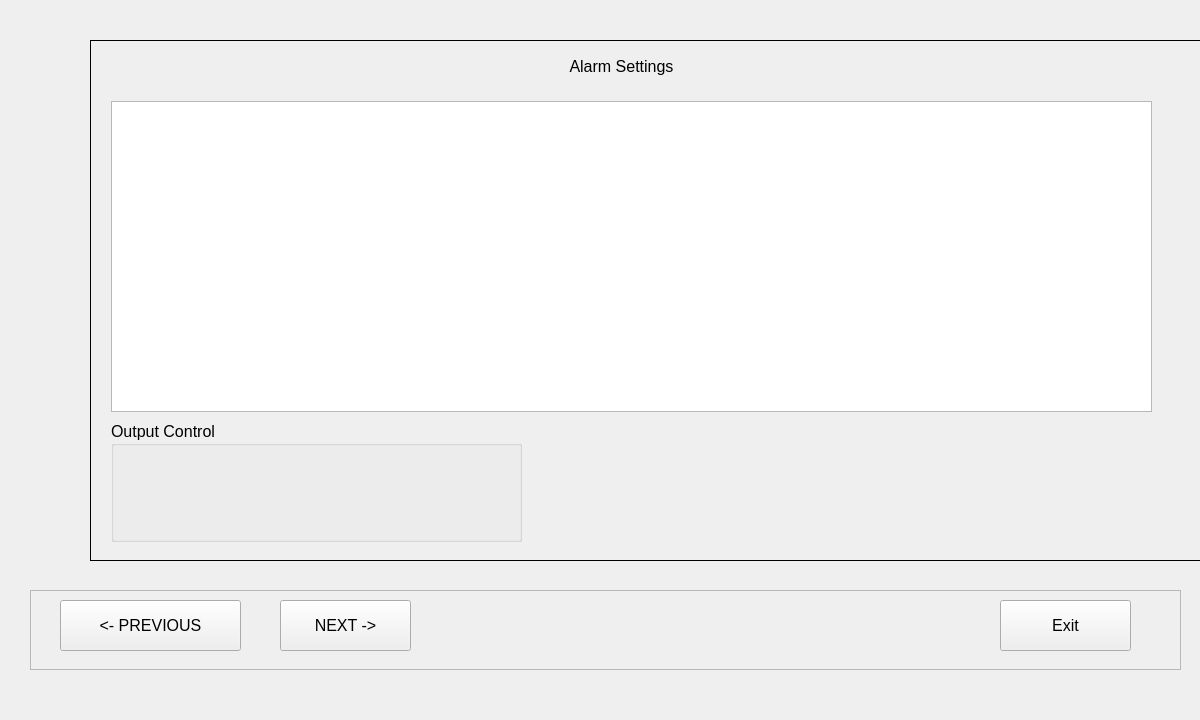
<?xml version="1.0" encoding="UTF-8"?>
<ui version="4.0">
 <class>frmStackConfig</class>
 <widget class="QWidget" name="frmStackConfig">
  <property name="geometry">
   <rect>
    <x>0</x>
    <y>0</y>
    <width>1200</width>
    <height>720</height>
   </rect>
  </property>
  <property name="font">
   <font>
    <pointsize>12</pointsize>
   </font>
  </property>
  <property name="windowTitle">
   <string>Form</string>
  </property>
  <widget class="QStackedWidget" name="stackedWidget">
   <property name="geometry">
    <rect>
     <x>90</x>
     <y>40</y>
     <width>1161</width>
     <height>521</height>
    </rect>
   </property>
   <property name="frameShape">
    <enum>QFrame::Panel</enum>
   </property>
   <property name="currentIndex">
    <number>2</number>
   </property>
   <widget class="QWidget" name="page">
    <widget class="QLabel" name="label_12">
     <property name="geometry">
      <rect>
       <x>490</x>
       <y>30</y>
       <width>241</width>
       <height>51</height>
      </rect>
     </property>
     <property name="text">
      <string>Config File Operation</string>
     </property>
    </widget>
    <widget class="QGroupBox" name="groupBox_9">
     <property name="geometry">
      <rect>
       <x>110</x>
       <y>80</y>
       <width>961</width>
       <height>121</height>
      </rect>
     </property>
     <property name="title">
      <string>Config</string>
     </property>
     <widget class="QPushButton" name="pb_save_config_to_sdcard">
      <property name="geometry">
       <rect>
        <x>60</x>
        <y>30</y>
        <width>161</width>
        <height>81</height>
       </rect>
      </property>
      <property name="text">
       <string>Save to SD Card</string>
      </property>
     </widget>
     <widget class="QPushButton" name="pb_load_config_from_sdcard">
      <property name="geometry">
       <rect>
        <x>300</x>
        <y>40</y>
        <width>161</width>
        <height>81</height>
       </rect>
      </property>
      <property name="text">
       <string>Load From SD Card</string>
      </property>
     </widget>
    </widget>
    <widget class="QGroupBox" name="groupBox_10">
     <property name="geometry">
      <rect>
       <x>110</x>
       <y>220</y>
       <width>961</width>
       <height>261</height>
      </rect>
     </property>
     <property name="title">
      <string>LOG</string>
     </property>
    </widget>
   </widget>
   <widget class="QWidget" name="page_2">
    <widget class="QLabel" name="label_13">
     <property name="geometry">
      <rect>
       <x>190</x>
       <y>20</y>
       <width>241</width>
       <height>51</height>
      </rect>
     </property>
     <property name="text">
      <string>Battery Configuration</string>
     </property>
     <property name="alignment">
      <set>Qt::AlignCenter</set>
     </property>
    </widget>
    <widget class="QGroupBox" name="groupBox_3">
     <property name="geometry">
      <rect>
       <x>160</x>
       <y>110</y>
       <width>271</width>
       <height>161</height>
      </rect>
     </property>
     <property name="title">
      <string>串組參數設計</string>
     </property>
     <widget class="QLabel" name="label_8">
      <property name="geometry">
       <rect>
        <x>50</x>
        <y>40</y>
        <width>71</width>
        <height>16</height>
       </rect>
      </property>
      <property name="text">
       <string>簇數:</string>
      </property>
      <property name="alignment">
       <set>Qt::AlignRight|Qt::AlignTrailing|Qt::AlignVCenter</set>
      </property>
     </widget>
     <widget class="QLabel" name="label_9">
      <property name="geometry">
       <rect>
        <x>20</x>
        <y>70</y>
        <width>101</width>
        <height>16</height>
       </rect>
      </property>
      <property name="text">
       <string>每簇電池數:</string>
      </property>
      <property name="alignment">
       <set>Qt::AlignRight|Qt::AlignTrailing|Qt::AlignVCenter</set>
      </property>
     </widget>
     <widget class="QLabel" name="label_10">
      <property name="geometry">
       <rect>
        <x>40</x>
        <y>100</y>
        <width>71</width>
        <height>16</height>
       </rect>
      </property>
      <property name="text">
       <string>電芯數量:</string>
      </property>
      <property name="alignment">
       <set>Qt::AlignRight|Qt::AlignTrailing|Qt::AlignVCenter</set>
      </property>
     </widget>
     <widget class="QLabel" name="label_11">
      <property name="geometry">
       <rect>
        <x>30</x>
        <y>130</y>
        <width>91</width>
        <height>20</height>
       </rect>
      </property>
      <property name="text">
       <string>溫度感測器</string>
      </property>
      <property name="alignment">
       <set>Qt::AlignRight|Qt::AlignTrailing|Qt::AlignVCenter</set>
      </property>
     </widget>
     <widget class="QLineEdit" name="leNofStacks">
      <property name="geometry">
       <rect>
        <x>140</x>
        <y>40</y>
        <width>113</width>
        <height>20</height>
       </rect>
      </property>
     </widget>
     <widget class="QLineEdit" name="leNofBatteries">
      <property name="geometry">
       <rect>
        <x>140</x>
        <y>70</y>
        <width>113</width>
        <height>20</height>
       </rect>
      </property>
     </widget>
     <widget class="QLineEdit" name="leNofCells">
      <property name="geometry">
       <rect>
        <x>140</x>
        <y>100</y>
        <width>113</width>
        <height>20</height>
       </rect>
      </property>
     </widget>
     <widget class="QLineEdit" name="leNofNTC">
      <property name="geometry">
       <rect>
        <x>140</x>
        <y>130</y>
        <width>113</width>
        <height>20</height>
       </rect>
      </property>
     </widget>
    </widget>
    <widget class="QLabel" name="label">
     <property name="geometry">
      <rect>
       <x>160</x>
       <y>80</y>
       <width>71</width>
       <height>16</height>
      </rect>
     </property>
     <property name="text">
      <string>名稱:</string>
     </property>
     <property name="alignment">
      <set>Qt::AlignRight|Qt::AlignTrailing|Qt::AlignVCenter</set>
     </property>
    </widget>
    <widget class="QLineEdit" name="leAlias">
     <property name="geometry">
      <rect>
       <x>270</x>
       <y>80</y>
       <width>113</width>
       <height>20</height>
      </rect>
     </property>
    </widget>
    <widget class="QGroupBox" name="groupBox_16">
     <property name="geometry">
      <rect>
       <x>460</x>
       <y>90</y>
       <width>601</width>
       <height>170</height>
      </rect>
     </property>
     <property name="title">
      <string>均衡設定</string>
     </property>
     <layout class="QGridLayout" name="gridLayout_10">
      <item row="2" column="0">
       <widget class="QLabel" name="label_19">
        <property name="text">
         <string>均衡作動(秒)</string>
        </property>
       </widget>
      </item>
      <item row="0" column="0">
       <widget class="QLabel" name="label_20">
        <property name="text">
         <string>最低均衡電壓(V)</string>
        </property>
       </widget>
      </item>
      <item row="0" column="1">
       <widget class="FocusEditor" name="leMinBalancingMv">
        <property name="alignment">
         <set>Qt::AlignRight|Qt::AlignTrailing|Qt::AlignVCenter</set>
        </property>
       </widget>
      </item>
      <item row="2" column="1">
       <widget class="FocusEditor" name="leBalancingTimeSec">
        <property name="alignment">
         <set>Qt::AlignRight|Qt::AlignTrailing|Qt::AlignVCenter</set>
        </property>
       </widget>
      </item>
      <item row="3" column="0">
       <widget class="QLabel" name="label_26">
        <property name="text">
         <string>電壓遲滯(mV):</string>
        </property>
       </widget>
      </item>
      <item row="3" column="1">
       <widget class="FocusEditor" name="leHystersis">
        <property name="alignment">
         <set>Qt::AlignRight|Qt::AlignTrailing|Qt::AlignVCenter</set>
        </property>
       </widget>
      </item>
     </layout>
    </widget>
   </widget>
   <widget class="QWidget" name="page_3">
    <widget class="QLabel" name="label_14">
     <property name="geometry">
      <rect>
       <x>410</x>
       <y>0</y>
       <width>241</width>
       <height>51</height>
      </rect>
     </property>
     <property name="text">
      <string>Alarm Settings</string>
     </property>
     <property name="alignment">
      <set>Qt::AlignCenter</set>
     </property>
    </widget>
    <widget class="QTableView" name="tv_alarm">
     <property name="geometry">
      <rect>
       <x>20</x>
       <y>60</y>
       <width>1041</width>
       <height>311</height>
      </rect>
     </property>
    </widget>
    <widget class="QGroupBox" name="groupBox_11">
     <property name="geometry">
      <rect>
       <x>20</x>
       <y>380</y>
       <width>411</width>
       <height>121</height>
      </rect>
     </property>
     <property name="title">
      <string>Output Control</string>
     </property>
    </widget>
   </widget>
   <widget class="QWidget" name="page_4">
    <widget class="QLabel" name="label_15">
     <property name="geometry">
      <rect>
       <x>460</x>
       <y>20</y>
       <width>241</width>
       <height>51</height>
      </rect>
     </property>
     <property name="text">
      <string>System Settings</string>
     </property>
     <property name="alignment">
      <set>Qt::AlignCenter</set>
     </property>
    </widget>
    <widget class="QGroupBox" name="groupBox_7">
     <property name="geometry">
      <rect>
       <x>60</x>
       <y>80</y>
       <width>561</width>
       <height>121</height>
      </rect>
     </property>
     <property name="title">
      <string>LAN</string>
     </property>
    </widget>
    <widget class="QGroupBox" name="groupBox_8">
     <property name="geometry">
      <rect>
       <x>60</x>
       <y>210</y>
       <width>561</width>
       <height>121</height>
      </rect>
     </property>
     <property name="title">
      <string>MODBUS</string>
     </property>
    </widget>
   </widget>
  </widget>
  <widget class="QFrame" name="frame_2">
   <property name="geometry">
    <rect>
     <x>30</x>
     <y>590</y>
     <width>1151</width>
     <height>80</height>
    </rect>
   </property>
   <property name="frameShape">
    <enum>QFrame::StyledPanel</enum>
   </property>
   <property name="frameShadow">
    <enum>QFrame::Raised</enum>
   </property>
   <widget class="QPushButton" name="pb_next_stack">
    <property name="geometry">
     <rect>
      <x>250</x>
      <y>10</y>
      <width>131</width>
      <height>51</height>
     </rect>
    </property>
    <property name="text">
     <string>NEXT -&gt;</string>
    </property>
   </widget>
   <widget class="QPushButton" name="pb_previous_stack">
    <property name="geometry">
     <rect>
      <x>30</x>
      <y>10</y>
      <width>181</width>
      <height>51</height>
     </rect>
    </property>
    <property name="text">
     <string>&lt;- PREVIOUS</string>
    </property>
   </widget>
   <widget class="QPushButton" name="pb_exit">
    <property name="geometry">
     <rect>
      <x>970</x>
      <y>10</y>
      <width>131</width>
      <height>51</height>
     </rect>
    </property>
    <property name="text">
     <string>Exit</string>
    </property>
   </widget>
  </widget>
 </widget>
 <customwidgets>
  <customwidget>
   <class>FocusEditor</class>
   <extends>QLineEdit</extends>
   <header location="global">inputwin.h</header>
  </customwidget>
 </customwidgets>
 <resources/>
 <connections/>
</ui>
